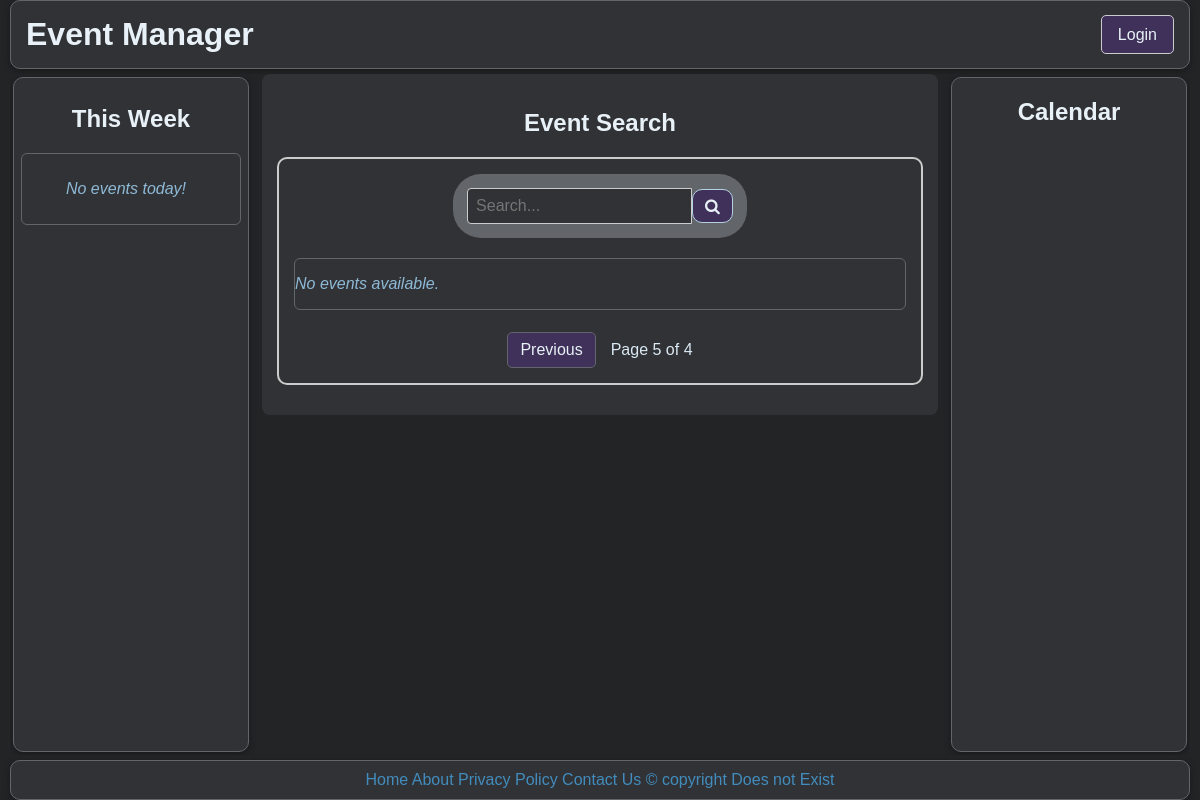
Page /?page=5 on the earlier database version.
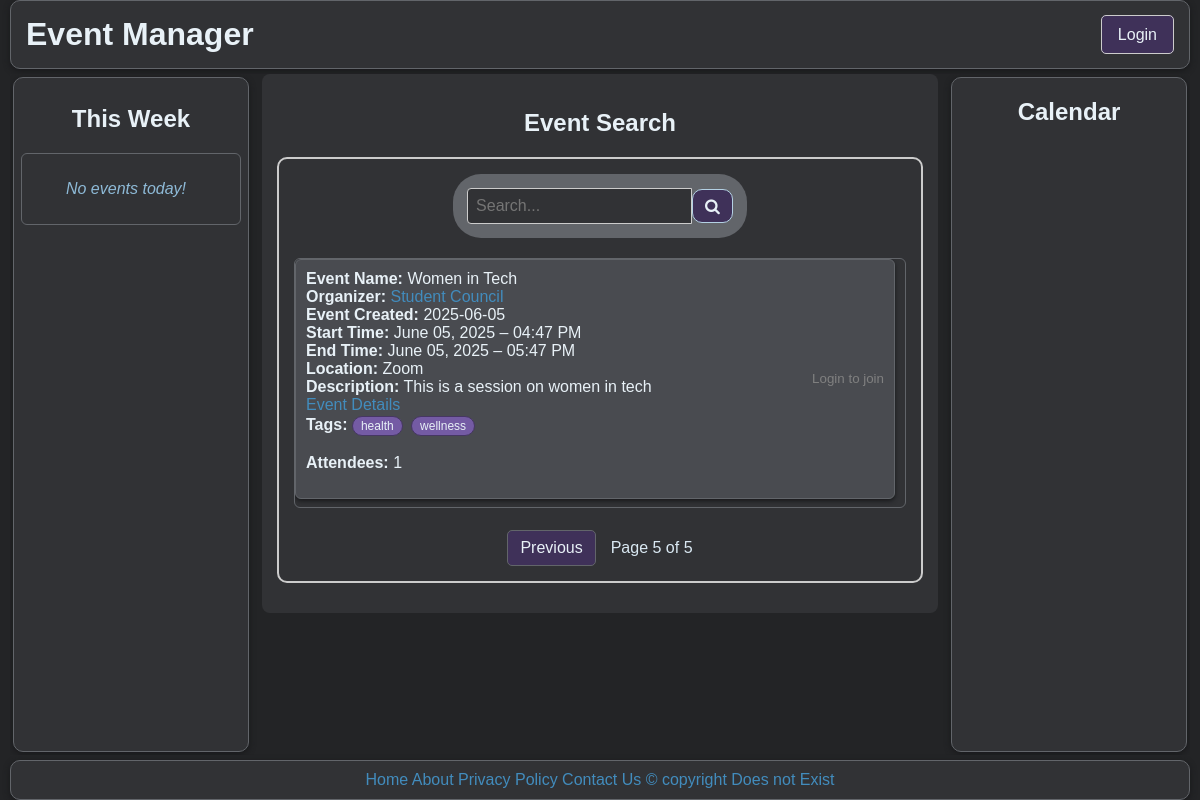
Same page on the later database version.
### src/event_model.py (models this page shows, shortened)
class Events(Base):
    __tablename__ = "events"
    uid: Mapped[int] = mapped_column(Integer, primary_key=True, index=True)
    owner_uid: Mapped[int] = mapped_column(Integer, index=True)
    title: Mapped[str] = mapped_column(String, nullable=False)
    date: Mapped[DateTime] = mapped_column(DateTime, nullable=True)
    start_time: Mapped[DateTime] = mapped_column(DateTime, nullable=False)
    end_time: Mapped[DateTime] = mapped_column(DateTime, nullable=True)
    location: Mapped[str] = mapped_column(String, nullable=True)
    event_type: Mapped[str] = mapped_column(String, nullable=True)
    organizer: Mapped[str] = mapped_column(String, nullable=True, default="Unknown")
    tags: Mapped[str] = mapped_column(String, nullable=True, default="")
    image_urls: Mapped[str] = mapped_column(String, nullable=True, default="")
    description: Mapped[str] = mapped_column(String, nullable=True)
    archived: Mapped[bool] = mapped_column(default=False)
    attendees: Mapped[list["User"]] = relationship(
        "User",
        secondary=event_signups,
        back_populates="events"
    )

### main.py (the view, shortened to what this page needs)
@app.get("/", response_class=HTMLResponse)
def main(
    request: Request,
    db_event: Session = Depends(get_event_session),
    current_user: Optional[UserBase] = Depends(get_current_user),
    page: int = 1,
    per_page: int = 20
):
    from datetime import timedelta
    today = date.today()
    start_of_week = today - timedelta(days=today.weekday())
    end_of_week = start_of_week + timedelta(days=6)
    events_this_week = []
    joined_event_ids = set()
    query = db_event.query(EventBase).filter(EventBase.archived == False)
    all_events = query.offset((page - 1) * per_page).limit(per_page).all()
    attendee_counts = {event.uid: len(event.attendees) for event in all_events}
    event_titles = {event.uid: (event.title) for event in all_events}
    event_descriptions = {event.uid: event.description for event in all_events}
    total_events = query.count()
    total_pages = (total_events + per_page - 1) // per_page
    return templates.TemplateResponse('home.html', {
        'request': request,
        'username': current_user.username if current_user else None,
        'events_today': events_this_week,
        'all_events': all_events,
        'page': page,
        'total_pages': total_pages,
        'joined_event_ids': joined_event_ids,
        'attendee_counts': attendee_counts,
        'event_title': event_titles,
        'description': event_descriptions
    })

### db/session.py (called while the page is built)
def get_user_session():
    db = SessionLocal_usr()
    try:
        yield db
    finally:
        db.close()

def get_event_session():
    db = SessionLocal_usr()
    try:
        yield db
    finally:
        db.close()

### main.py (called while the page is built, shortened)
def get_current_user(request: Request, db: Session = Depends(get_user_session)):
    token = request.cookies.get("access_token")
    print(f"[DEBUG] Token from cookies: {token}")  # Add this line
    if not token:
        print("[DEBUG] No token found in cookies")
        return None

### templates/home.html (shortened to what the changed rows need)
<!DOCTYPE html>
<html data-theme="dark">
<head>
  <link rel="stylesheet" href="/static/styles.css">
  <link rel="stylesheet" href="https://cdnjs.cloudflare.com/ajax/libs/font-awesome/4.7.0/css/font-awesome.min.css">
  <link href="https://cdn.jsdelivr.net/npm/fullcalendar@6.1.8/index.global.min.css" rel="stylesheet" />
</head>
<body>
  <div class="page-container">
    <div class="header">
      <div class="header-left">
        <h1>Event Manager</h1>
      </div>
    </div>
    <div class="content">
      <div class="left">
        <h2 style="text-align:center;">This Week</h2>
      </div>
      <div class="main">
        <div class="search-section">
          <h2 style="text-align:center;">Event Search</h2>
          <div class="search-box">
            <div class="search-centered">
              <div class="scrollable-event-list-home">
                {% if all_events %}
                  {% for event in all_events %}
                    <div class="event-card">
                      <div class="event-inner">
                        <div class="event-details">
                          <span><b>Event Name:</b> {{ event_title[event.uid] }}</span><br>
                          <b>Organizer:</b>
                          <a href="#" class="organizer-link" data-organizer-id="{{ event.owner_uid }}">{{ event.organizer }}</a><br>
                          <span><b>Event Created:</b> {{ event.date.strftime('%Y-%m-%d') }}</span><br>
                          <span><b>Start Time:</b> {{ event.start_time.strftime('%B %d, %Y – %I:%M %p') }}</span><br>
                          <span><b>End Time:</b> {{ event.end_time.strftime('%B %d, %Y – %I:%M %p') }}</span><br>
                          <span><b>Location:</b> {{ event.location }}</span><br>
                          <span><b>Description:</b> {{ event.description }}</span><br>
                          <a href="#" class="event-details-link" data-event-id="{{ event.uid }}">Event Details</a>
                          <div><b>Tags:</b>
                            {% if event.tags %}
                              {% for tag in event.tags.split(',') %}
                                <span class="tag">{{ tag.strip() }}</span>
                              {% endfor %}
                            {% else %}
                              <em>No tags</em>
                            {% endif %}
                          </div>
                          <p><b>Attendees:</b> {{ attendee_counts[event.uid] }}</p>
                        </div>
                        <div class="scroll-join-button">
                          {% if username %}
                          {% set is_joined = event.uid in joined_event_ids %}
                          <button
                            class="join-btn"
                            onclick="toggleJoin({{ event.uid }}, this)"
                            data-joined="{{ 'true' if is_joined else 'false' }}"
                          >
                            {{ 'Joined!' if is_joined else 'Join' }}
                          </button>
                          {% else %}
                            <small style="color: gray;">Login to join</small>
                          {% endif %}
                        </div>
                      </div>
                    </div>
                  {% endfor %}
                {% else %}
                  <p style="color: var(--text-300); font-style: italic;">No events available.</p>
                {% endif %}
              </div>
            </div>
            <div class="pagination">
              {% if page > 1 %}
                <a href="/?page={{ page - 1 }}">Previous</a>
              {% endif %}
              <span>Page {{ page }} of {{ total_pages }}</span>
            </div>
          </div>
        </div>
      </div>
      <div class="right">
        <h2 style="margin-bottom: 10px;">Calendar</h2>
      </div>
    </div>
  </div>
</body>
</html>

Differences in the rows shown:
now on this page (row edited): Events: title "Women in Tech", organizer "Student Council", date "2025-06-05", start_time "June 05, 2025 – 04:47 PM", end_time "June 05, 2025 – 05:47 PM", location "Zoom", description "This is a session on women in tech", strip "health" "wellness", attendee_counts "1"
Other differences:
{{ total_pages }}: "4" → "5"
text no longer shown: "No events available."
